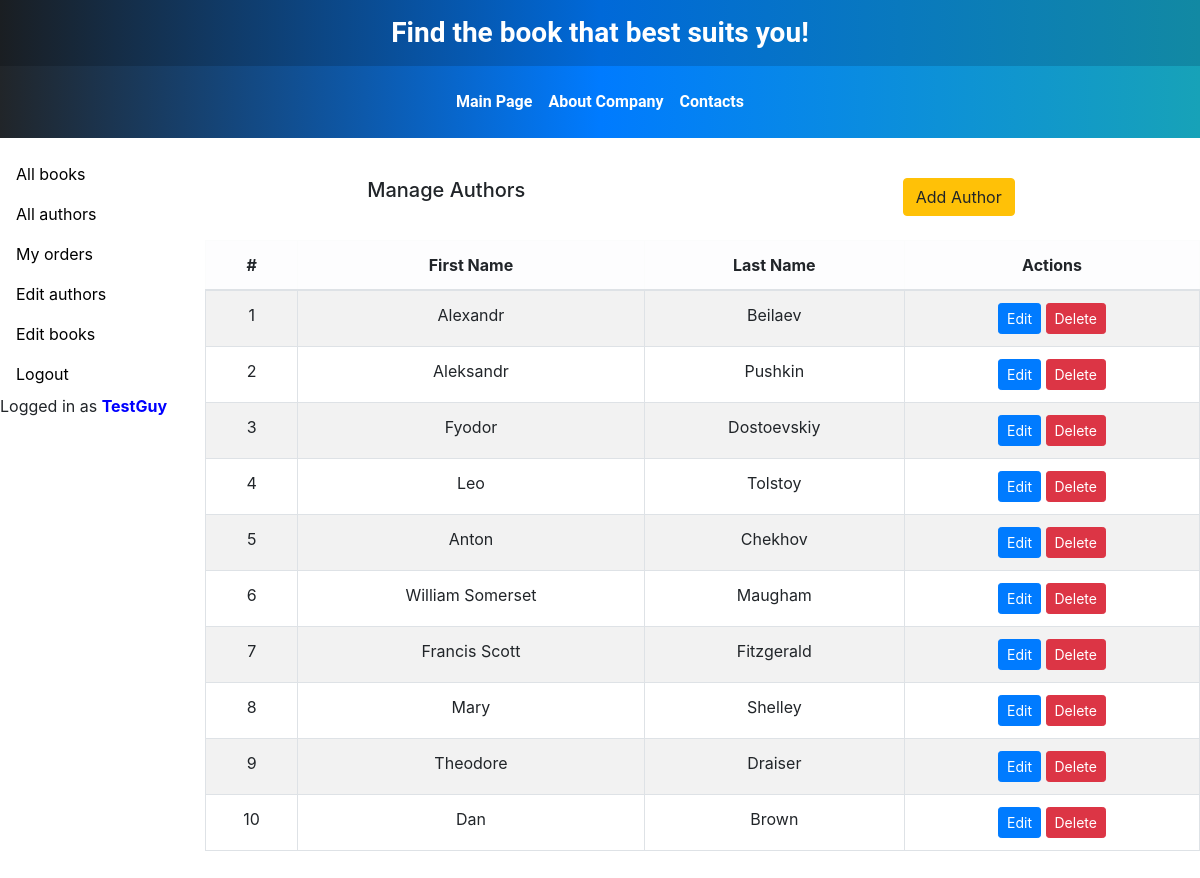
/edit_authors/ (signed in), run on the app's committed database.
### catalog/models.py (models this page shows, shortened)
class Author(models.Model):
    first_name = models.CharField(max_length=100,
                                  help_text="Enter the name of the author",
                                  verbose_name="Author Name")
    last_name = models.CharField(max_length=100,
                                 help_text="Enter the surname of the author",
                                 verbose_name="Author Surname")
    date_of_birth = models.DateField(help_text="Enter the date of birth",
                                     verbose_name="Birthday",
                                     null=True,
                                     blank=True)
    about = models.TextField(help_text="Enter the data about author",
                             verbose_name="About author")
    photo = models.ImageField(upload_to='images',
                              help_text="Upload author photo",
                              verbose_name="Author Photo",
                              null=True,
                              blank=True)

### catalog/views.py (the view)
# urls.py: path('edit_authors/', login_required(views.edit_authors), name='edit-authors'),
def edit_authors(request):
    authors = Author.objects.all()
    context = {
        'authors': authors,
    }
    return render(request, 'catalog/edit_authors.html', context)

### templates/catalog/edit_authors.html
{% extends 'catalog/base.html' %}
{% block content %}
<div class="container mt-4">
    <div class="row mb-4">
        <div class="col text-start">
            <h5>Manage Authors</h5>
        </div>
        <div class="col text-end">
            <a href="{% url 'authors-add' %}" class="btn btn-warning">Add Author</a>
        </div>
    </div>
    <div class="row">
        <div class="col">
            {% if authors %}
            <div class="table-responsive">
                <table class="table table-striped table-bordered text-start">
                    <thead class="table-light">
                    <tr>
                        <th>#</th>
                        <th>First Name</th>
                        <th>Last Name</th>
                        <th>Actions</th>
                    </tr>
                    </thead>
                    <tbody>
                    {% for author in authors %}
                    <tr>
                        <td>{{ forloop.counter }}</td>
                        <td>{{ author.first_name }}</td>
                        <td>{{ author.last_name }}</td>
                        <td>
                            <a href="{% url 'edit-author' author.id %}" class="btn btn-sm btn-primary">Edit</a>
                            <a href="{% url 'delete-author' author.id %}" class="btn btn-sm btn-danger" onclick="return confirm('Are you sure you want to delete this author?');">Delete</a>
                        </td>
                    </tr>
                    {% endfor %}
                    </tbody>
                </table>
            </div>
            {% else %}
            <div class="alert alert-info text-center" role="alert">
                No authors found in the database. Click "Add Author" to get started.
            </div>
            {% endif %}
        </div>
    </div>
</div>
{% endblock %}

### templates/catalog/base.html (shortened to what this page needs)
<!doctype html>
<html lang="en">
<head>
    {% load static %}
    <link rel="stylesheet" href="https://stackpath.bootstrapcdn.com/bootstrap/4.5.2/css/bootstrap.min.css">
    <link rel="stylesheet" href="https://cdnjs.cloudflare.com/ajax/libs/font-awesome/4.7.0/css/font-awesome.min.css">
</head>
<body>
<div class="wrapper">
    <header class="header">
        <div class="container">
            <div class="row align-items-center">
                <div class="col-12 text-center text-md-left">
                    <h3 class="text-center font-weight-bold mb-0">
                        Find the book that best suits you!
                    </h3>
                </div>
            </div>
        </div>
    </header>
    <nav class="navbar navbar-expand-lg navbar-custom">
        <div class="container">
            <div class="collapse navbar-collapse justify-content-center" id="navbarNav">
                <ul class="navbar-nav">
                    <li class="nav-item">
                        <a class="nav-link" href="{% url 'index' %}">Main Page</a>
                    </li>
                    <li class="nav-item">
                        <a class="nav-link" href="{% url 'about' %}">About Company</a>
                    </li>
                    <li class="nav-item">
                        <a class="nav-link" href="{% url 'contacts' %}">Contacts</a>
                    </li>
                </ul>
            </div>
        </div>
    </nav>
    <div class="container-fluid content-area">
        <div class="row">
            <div class="col-2">
                {% block sidebar %}
                <nav class="nav flex-column">
                    <a class="nav-link" href="{% url 'books' %}">All books</a>
                    <a class="nav-link" href="{% url 'authors-list' %}">All authors</a>
                    {% if user.is_authenticated %}
                    <a class="nav-link" href="{% url 'my-borrowed-books' %}">My orders</a>
                    <a class="nav-link" href="{% url 'edit-authors' %}">Edit authors</a>
                    <a class="nav-link" href="{% url 'edit-books' %}">Edit books</a>
                    <a class="nav-link" href="#" onclick="event.preventDefault(); document.getElementById('logout-form').submit();">Logout</a>
                    <div>Logged in as <span style="color: blue; font-weight: bold;">{{ user.get_username }}</span></div>
                    {% else %}
                    <a class="nav-link" href="{% url 'login' %}">Login</a>
                    {% endif %}
                </nav>
                {% endblock sidebar %}
            </div>
            <div class="col-10">
                <div class="row text-center">
                    {% block content %}
                    {% endblock content %}
                </div>
            </div>
        </div>
    </div>
</div>
</body>
</html>

### templates/catalog/base.html (style rules this page uses)
.header { background: linear-gradient(90deg, #1a1e22, #0069d9, #1289a3); color: #fff; padding: 1rem 0; font-family: 'Roboto', sans-serif; }
.header h3 { font-size: 1.75rem; margin: 0; }
.navbar-custom { background: linear-gradient(90deg, #212529, #007bff, #17a2b8); color: #fff; padding: 1rem 0; font-family: 'Roboto', sans-serif; }
.navbar-custom .navbar-nav .nav-link { font-weight: bold; color: white; transition: color 0.3s ease, background-color 0.3s ease; }
.nav-link { color: #000; }
html, body { height: 100%; margin: 0; }
.wrapper { min-height: 100%; display: flex; flex-direction: column; }
.content-area { padding: 1rem 0; }

### data on the page
Author: first_name "Alexandr", last_name "Beilaev"
Author: first_name "Aleksandr", last_name "Pushkin"
Author: first_name "Fyodor", last_name "Dostoevskiy"
Author: first_name "Leo", last_name "Tolstoy"
Author: first_name "Anton", last_name "Chekhov"
Author: first_name "William Somerset", last_name "Maugham"
Author: first_name "Francis Scott", last_name "Fitzgerald"
Author: first_name "Mary", last_name "Shelley"
Author: first_name "Theodore", last_name "Draiser"
Author: first_name "Dan", last_name "Brown"

### other printed values
{{ user.get_username }} "TestGuy"
